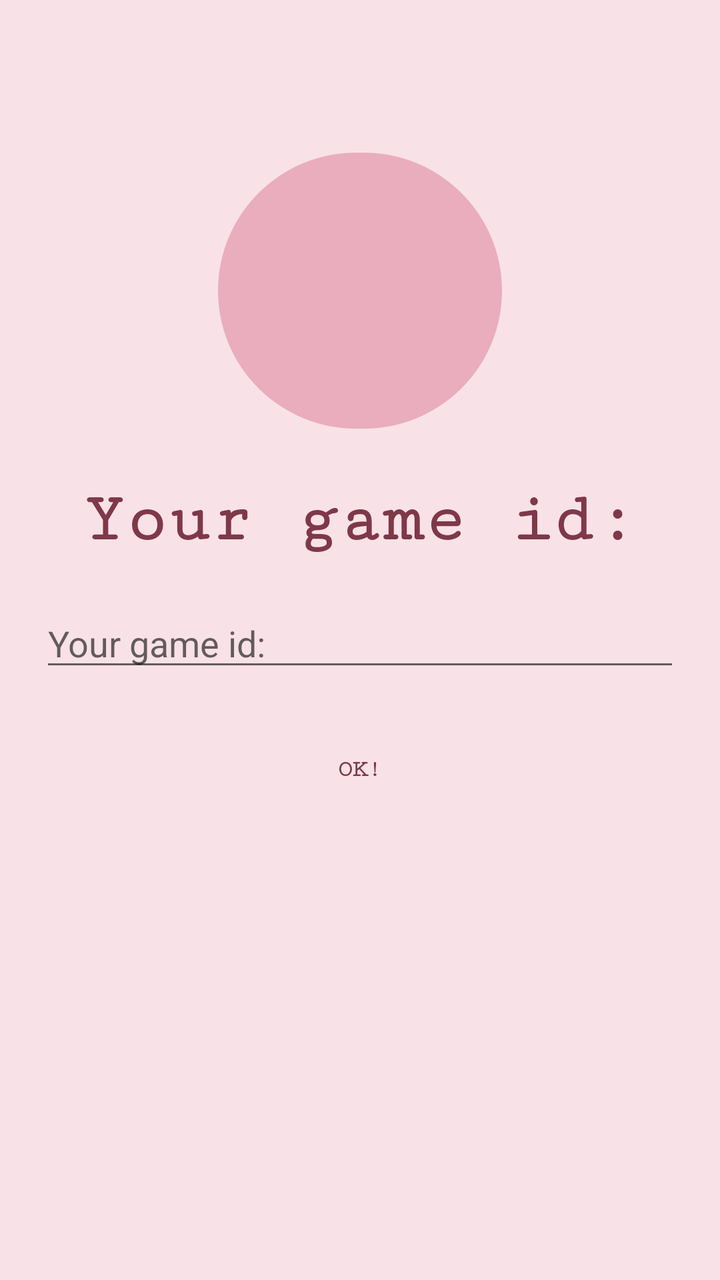
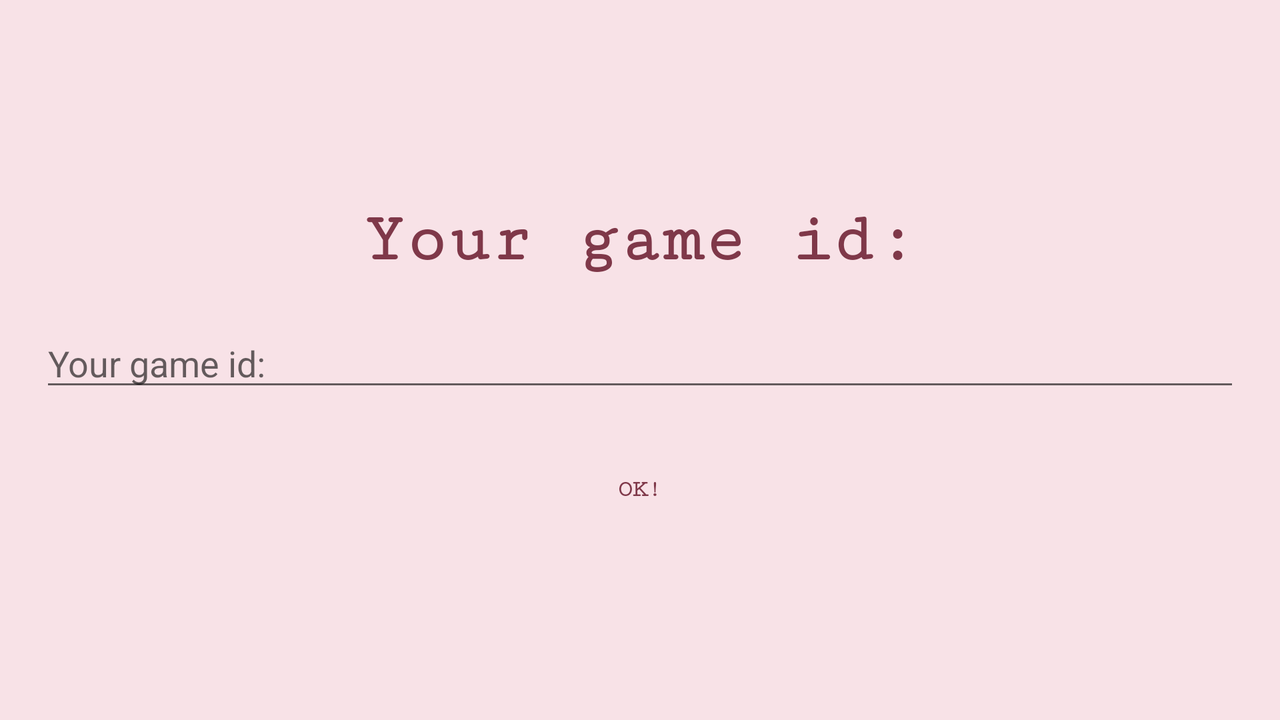

An Android layout and its configuration variant, each rendered on a device that would load it. The default file and the variant file are quoted in full after the pictures.
<!-- AndroidManifest.xml: application theme AppTheme.NoActionBar -->
<!-- res/layout/game_joining_id_layout.xml -->
<?xml version="1.0" encoding="utf-8"?>
<RelativeLayout xmlns:android="http://schemas.android.com/apk/res/android"
    xmlns:app="http://schemas.android.com/apk/res-auto"
    android:id="@+id/game_id_holder"
    android:layout_width="match_parent"
    android:layout_height="match_parent"
    android:background="@color/colorPrimaryLight"
    android:padding="20dp">

    <RelativeLayout
        android:id="@+id/image_holder_id_view"
        android:layout_width="150dp"
        android:layout_height="150dp"
        android:layout_above="@id/title_game_id"
        android:layout_centerHorizontal="true"
        android:background="@drawable/round_layout_draw"
        android:padding="20dp">

        <ImageView
            android:id="@+id/imageView5"
            android:layout_width="130dp"
            android:layout_height="130dp"
            android:contentDescription="@string/app_name"
            android:layout_centerInParent="true"
            android:src="@drawable/kitty"/>
    </RelativeLayout>

    <Button
        android:id="@+id/game_id_joining_ok"
        style="@style/MainButtonStyle"
        android:layout_width="200dp"
        android:layout_height="wrap_content"
        android:layout_below="@id/id_input"
        android:layout_centerInParent="false"
        android:layout_centerHorizontal="true"
        android:layout_marginStart="10dp"
        android:layout_marginTop="20dp"
        android:layout_marginEnd="10dp"
        android:layout_marginBottom="10dp"
        android:fontFamily="serif-monospace"
        android:text="@string/ok"
        android:textStyle="bold" />

    <TextView
        android:id="@+id/title_game_id"
        android:layout_width="wrap_content"
        android:layout_height="wrap_content"
        android:layout_above="@id/id_input"
        android:layout_centerInParent="false"
        android:layout_centerHorizontal="true"
        android:layout_marginStart="20dp"
        android:layout_marginTop="20dp"
        android:layout_marginEnd="20dp"
        android:layout_marginBottom="20dp"
        android:fontFamily="serif-monospace"
        android:text="@string/game_id_title"
        android:textColor="@color/colorPrimaryDarkest"
        android:textSize="35sp"
        android:textStyle="bold" />

    <EditText
        android:id="@+id/id_input"
        android:layout_width="match_parent"
        android:layout_height="wrap_content"
        android:layout_centerInParent="true"
        android:layout_centerHorizontal="true"
        android:hint="@string/game_id_title"
        app:counterTextColor="@color/colorPrimaryDarkest"
        app:hintTextColor="@color/colorAccent">
</EditText>

</RelativeLayout>
<!-- resources referenced by this layout -->
<resources>
  <color name="colorAccent">#CC5976</color>
  <color name="colorPrimaryDarkest">#7F3849</color>
  <color name="colorPrimaryLight">#F8E2E7</color>
  <!-- drawable round_layout_draw (drawable-v24) -->
  <?xml version="1.0" encoding="utf-8"?>
  <inset xmlns:android="http://schemas.android.com/apk/res/android"
      android:insetBottom="6dp"
      android:insetLeft="4dp"
      android:insetRight="4dp"
      android:insetTop="6dp">
      <ripple android:color="?attr/colorControlHighlight">
          <item>
              <shape android:shape="rectangle"
                  android:tint="#eaadbd">
                  <corners android:radius="250dp"/>
                  <solid android:color="#db92a2"/>
              </shape>
          </item>
      </ripple>
  </inset>
  <string name="app_name">Battleship Game</string>
  <string name="game_id_title">Your game id:</string>
  <string name="ok">Ok!</string>
  <style name="MainButtonStyle" parent="Widget.AppCompat.Button">
          <item name="android:background">@drawable/rounded_button</item>
          <item name="android:textSize">12sp</item>
          <item name="android:textColor">@color/colorPrimaryDarkest</item>
      </style>
  <style name="AppTheme.NoActionBar" parent="Theme.AppCompat.Light.NoActionBar">
          
          <item name="colorPrimary">@color/colorPrimary</item>
          <item name="colorPrimaryDark">@color/colorPrimaryDark</item>
          <item name="colorAccent">@color/colorAccent</item>
      </style>
  <color name="colorPrimary">#EA9FB3</color>
  <color name="colorPrimaryDark">#D87D94</color>
</resources>
<!-- res/layout-land/game_joining_id_layout.xml (the repository's variant of the layout above) -->
<!-- drawn on the phone turned sideways -->
<?xml version="1.0" encoding="utf-8"?>
<RelativeLayout xmlns:android="http://schemas.android.com/apk/res/android"
    xmlns:app="http://schemas.android.com/apk/res-auto"
    android:id="@+id/game_id_holder"
    android:layout_width="match_parent"
    android:layout_height="match_parent"
    android:background="@color/colorPrimaryLight"
    android:padding="20dp">

    <Button
        android:id="@+id/game_id_joining_ok"
        style="@style/MainButtonStyle"
        android:layout_width="200dp"
        android:layout_height="wrap_content"
        android:layout_below="@id/id_input"
        android:layout_centerInParent="false"
        android:layout_centerHorizontal="true"
        android:layout_marginStart="10dp"
        android:layout_marginTop="20dp"
        android:layout_marginEnd="10dp"
        android:layout_marginBottom="10dp"
        android:fontFamily="serif-monospace"
        android:text="@string/ok"
        android:textStyle="bold" />

    <TextView
        android:id="@+id/title_game_id"
        android:layout_width="wrap_content"
        android:layout_height="wrap_content"
        android:layout_above="@id/id_input"
        android:layout_centerInParent="false"
        android:layout_centerHorizontal="true"
        android:layout_marginStart="20dp"
        android:layout_marginTop="20dp"
        android:layout_marginEnd="20dp"
        android:layout_marginBottom="20dp"
        android:fontFamily="serif-monospace"
        android:text="@string/game_id_title"
        android:textColor="@color/colorPrimaryDarkest"
        android:textSize="35sp"
        android:textStyle="bold" />

    <EditText
        android:id="@+id/id_input"
        android:layout_width="match_parent"
        android:layout_height="wrap_content"
        android:layout_centerInParent="true"
        android:layout_centerHorizontal="true"
        android:hint="@string/game_id_title"
        app:counterTextColor="@color/colorPrimaryDarkest"
        app:hintTextColor="@color/colorAccent">
</EditText>

</RelativeLayout>
<!-- resources referenced by the variant -->
<!-- as the phone turned sideways resolves them -->
<resources>
  <color name="colorAccent">#CC5976</color>
  <color name="colorPrimaryDarkest">#7F3849</color>
  <color name="colorPrimaryLight">#F8E2E7</color>
  <string name="game_id_title">Your game id:</string>
  <string name="ok">Ok!</string>
  <style name="MainButtonStyle" parent="Widget.AppCompat.Button">
          <item name="android:background">@drawable/rounded_button</item>
          <item name="android:textSize">12sp</item>
          <item name="android:textColor">@color/colorPrimaryDarkest</item>
      </style>
  <style name="AppTheme.NoActionBar" parent="Theme.AppCompat.Light.NoActionBar">
          
          <item name="colorPrimary">@color/colorPrimary</item>
          <item name="colorPrimaryDark">@color/colorPrimaryDark</item>
          <item name="colorAccent">@color/colorAccent</item>
      </style>
  <color name="colorPrimary">#EA9FB3</color>
  <color name="colorPrimaryDark">#D87D94</color>
</resources>
